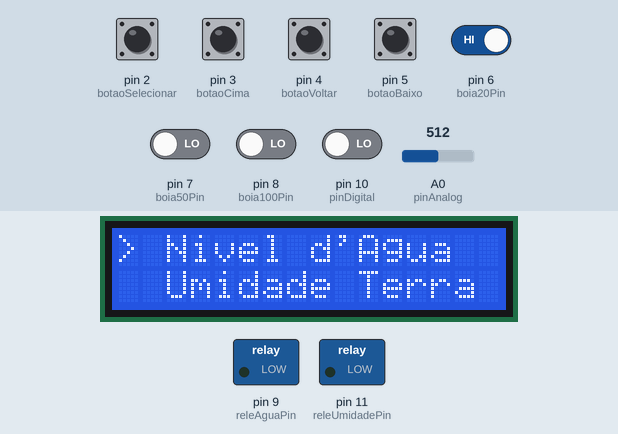
Simulated run of this sketch. Board: Arduino Uno, built with avr-gcc and run on an emulated ATmega328P. Parts: 16×2 character LCD, switched loads named in the sketch (green lamp = pin HIGH). The inputs (shaded band) are chosen by the test bench; at power-on: pin 6 (boia20Pin) HIGH, pin 2 (botaoSelecionar), pin 3 (botaoCima), pin 4 (botaoVoltar), pin 5 (botaoBaixo), pin 7 (boia50Pin), pin 8 (boia100Pin), pin 10 (pinDigital) LOW, A0 (pinAnalog) = 512.

Above: at 5.3 s.
5.4 s: pin 2 (botaoSelecionar) pulled HIGH for 0.15 s
At 6.6 s:
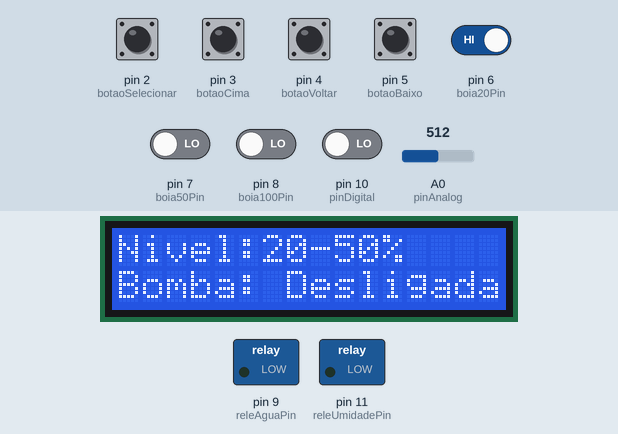
7.0 s: pin 6 (boia20Pin) driven LOW
At 8.3 s:
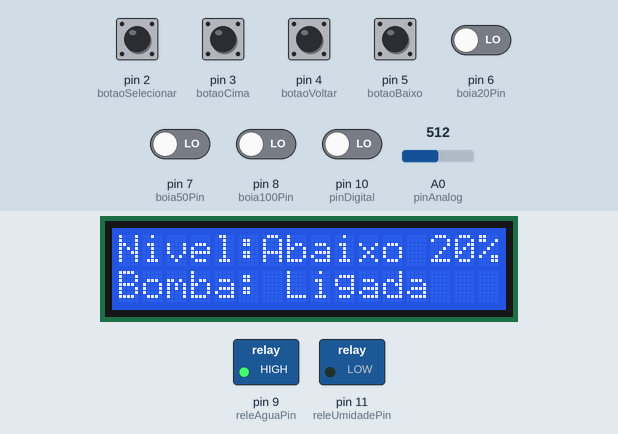
8.6 s: pin 3 (botaoCima) pulled HIGH for 0.15 s
At 9.6 s:
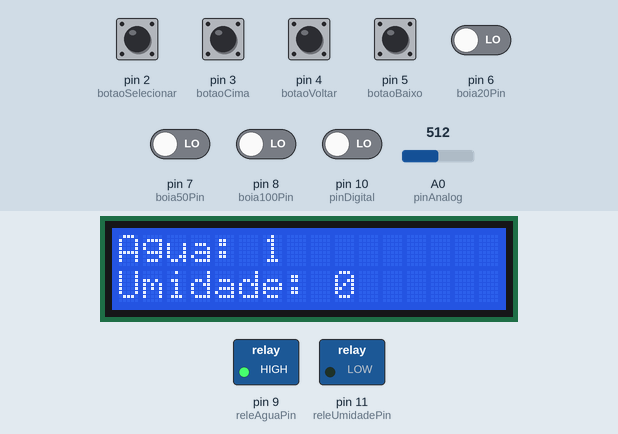
10.6 s: pin 3 (botaoCima) pulled HIGH for 1 s
At 11.8 s:
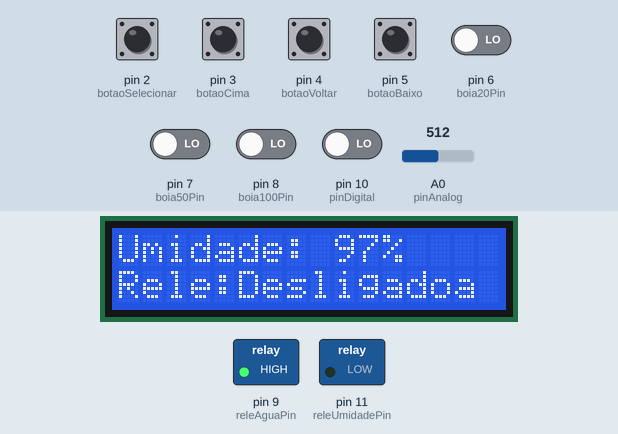
13.1 s: pin 10 (pinDigital) driven HIGH
At 13.4 s:
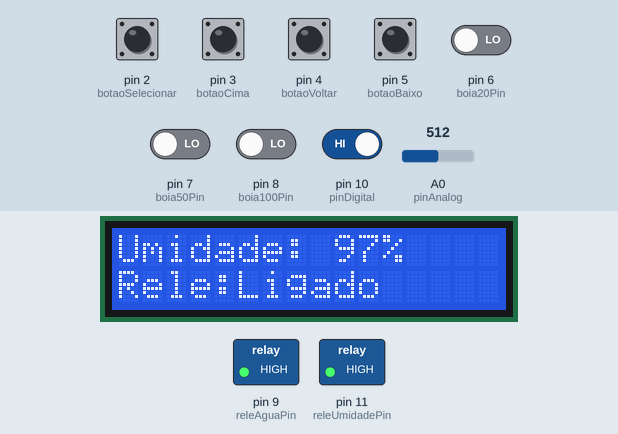
14.6 s: pin 10 (pinDigital) driven LOW
At 16.1 s:
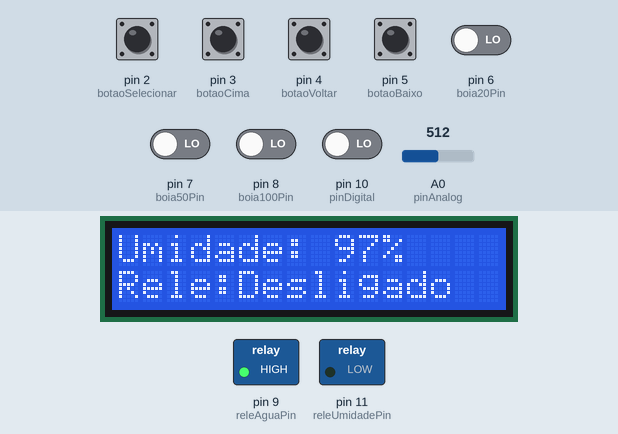
Timing chart, 0 to 17.6 s (numbered marks = the images above; inputs shaded):
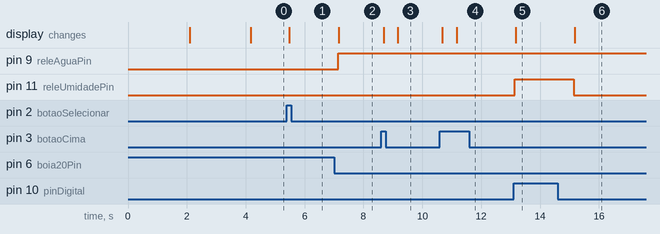

The sketch:

Codigo_completo_FINAL.ino
```cpp
#include <Wire.h>
#include <LiquidCrystal_I2C.h>

// Inicializa o LCD com o endereço I2C (0x27) e dimensões 16x2
LiquidCrystal_I2C lcd(0x27, 16, 2);

// Definição dos pinos para os botões
const int botaoSelecionar = 2;
const int botaoVoltar = 4;
const int botaoCima = 3;
const int botaoBaixo = 5;

// Pinos das boias e do relé
const int boia20Pin = 6;
const int boia50Pin = 7;
const int boia100Pin = 8;
const int releAguaPin = 9;

// Pinos do sensor de umidade e do relé
const int pinDigital = 10;
const int pinAnalog = A0;
const int releUmidadePin = 11;

// Calibração do sensor de umidade
const int valorSeco = 1023;
const int valorUmido = 500;

// Variáveis de controle
float AnalogOutput = 0;
int umidadePercent = 0;
int opcaoMenu = 0;
int estadoMenu = 0;
bool reservatorioCheioInicial = false; // Indica se reservatório já foi verificado

// Variáveis de contagem
unsigned int contagemReleAgua = 0;
unsigned int contagemReleUmidade = 0;

// Definições para o debounce
unsigned long debounceDelay = 50;
unsigned long lastDebounceTime[4] = {0};
int lastButtonState[4] = {LOW, LOW, LOW, LOW};
bool buttonPressedState[4] = {false, false, false, false};

// Variáveis de tempo para atualização automática
unsigned long lastUpdateTime = 0;
unsigned long updateInterval = 1000;

void setup() {
  lcd.init();
  lcd.backlight();

  pinMode(boia20Pin, INPUT);
  pinMode(boia50Pin, INPUT);
  pinMode(boia100Pin, INPUT);
  pinMode(releAguaPin, OUTPUT);
  pinMode(releUmidadePin, OUTPUT);
  pinMode(pinDigital, INPUT);

  pinMode(botaoSelecionar, INPUT);
  pinMode(botaoVoltar, INPUT);
  pinMode(botaoCima, INPUT);
  pinMode(botaoBaixo, INPUT);

  digitalWrite(releAguaPin, LOW);
  digitalWrite(releUmidadePin, LOW);

  lcd.setCursor(0, 0);
  lcd.print("Verificando...");
  delay(2000);

  verificarReservatorioInicial();

  lcd.clear();
  lcd.setCursor(0, 0);
  lcd.print("Bem-vindo");
  lcd.setCursor(0, 1);
  lcd.print("Auto Irrigacao");
  delay(2000);
  lcd.clear();
  mostrarMenu();
}

void loop() {
  if (millis() - lastUpdateTime >= updateInterval) {
    lastUpdateTime = millis();
    atualizarNivelAgua();
    atualizarUmidadeSolo();
    if (estadoMenu == 0) mostrarMenu();
    else if (estadoMenu == 1) {
      if (opcaoMenu == 0) displayNivelAgua();
      else if (opcaoMenu == 1) displayUmidadeSolo();
      else if (opcaoMenu == 2) displayContagemRele();
    }
  }
  if (buttonPressed(botaoCima, 0)) { moverMenu(-1); }
  if (buttonPressed(botaoBaixo, 1)) { moverMenu(1); }
  if (buttonPressed(botaoSelecionar, 2)) { selecionarOpcao(); }
  if (buttonPressed(botaoVoltar, 3)) { if (estadoMenu == 1) voltarMenu(); }
}

void verificarReservatorioInicial() {
  bool boia20State = digitalRead(boia20Pin);
  bool boia100State = digitalRead(boia100Pin);
  if (boia20State == LOW && boia100State == LOW) {
    lcd.setCursor(0, 0);
    lcd.print("Reserv.. vazio");
    lcd.setCursor(0, 1);
    lcd.print("Enchendo...");
    while (digitalRead(boia100Pin) == LOW) {
      digitalWrite(releAguaPin, HIGH);
    }
    digitalWrite(releAguaPin, LOW);
    lcd.clear();
    lcd.print("Reserv.. cheio");
    delay(2000);
  }

  if (digitalRead(boia50Pin) == HIGH) {
    int LeituraSensor = digitalRead(pinDigital);
    digitalWrite(releUmidadePin, LeituraSensor == HIGH ? HIGH : LOW);
  } else {
    digitalWrite(releUmidadePin, LOW);
  }

  reservatorioCheioInicial = true;
}

void atualizarNivelAgua() {
  bool boia20State = digitalRead(boia20Pin);
  bool boia100State = digitalRead(boia100Pin);

  if (boia20State == LOW && boia100State == LOW) {
    if (digitalRead(releAguaPin) == LOW) {
      contagemReleAgua++;
    }
    digitalWrite(releAguaPin, HIGH);
  } else if (boia100State == HIGH) {
    digitalWrite(releAguaPin, LOW);
  }
}

void atualizarUmidadeSolo() {
  AnalogOutput = analogRead(pinAnalog);
  umidadePercent = map(AnalogOutput, valorSeco, valorUmido, 0, 100);
  umidadePercent = constrain(umidadePercent, 0, 100);

  int LeituraSensor = digitalRead(pinDigital);
  if (reservatorioCheioInicial) {
    if (LeituraSensor == HIGH && digitalRead(releUmidadePin) == LOW) {
      contagemReleUmidade++;
    }
    digitalWrite(releUmidadePin, LeituraSensor == HIGH ? HIGH : LOW);
  }
}

void mostrarMenu() {
  lcd.clear();
  if (opcaoMenu == 0) {
    lcd.setCursor(0, 0); lcd.print("> Nivel d'Agua");
    lcd.setCursor(0, 1); lcd.print("  Umidade Terra");
  } else if (opcaoMenu == 1) {
    lcd.setCursor(0, 0); lcd.print("  Nivel d'Agua");
    lcd.setCursor(0, 1); lcd.print("> Umidade Terra");
  } else {
    lcd.setCursor(0, 0); lcd.print("  Umidade Terra");
    lcd.setCursor(0, 1); lcd.print("> Contagem Rele");
  }
}

void selecionarOpcao() {
  lcd.clear();
  estadoMenu = 1;
  if (opcaoMenu == 0) displayNivelAgua();
  else if (opcaoMenu == 1) displayUmidadeSolo();
  else if (opcaoMenu == 2) displayContagemRele();
}

void voltarMenu() {
  lcd.clear(); estadoMenu = 0; mostrarMenu();
}

void displayNivelAgua() {
  lcd.setCursor(0, 0); lcd.print("Nivel:");
  bool boia20State = digitalRead(boia20Pin);
  bool boia50State = digitalRead(boia50Pin);
  bool boia100State = digitalRead(boia100Pin);
  if (boia100State == HIGH) lcd.print("Cheio 100%");
  else if (boia50State == HIGH) lcd.print("50-100%    ");
  else if (boia20State == HIGH) lcd.print("20-50%     ");
  else lcd.print("Abaixo 20%");

  lcd.setCursor(0, 1);
  lcd.print("Bomba: ");
  if (digitalRead(releAguaPin) == HIGH) {
    lcd.print("Ligada   ");
  } else {
    lcd.print("Desligada");
  }
}

void displayUmidadeSolo() {
  lcd.setCursor(0, 0);
  lcd.print("               ");

  lcd.setCursor(0, 0);
  lcd.print("Umidade: ");
  lcd.print(umidadePercent);
  lcd.print("%");

  lcd.setCursor(0, 1);
  lcd.print("Rele:");
  if (digitalRead(pinDigital) == HIGH) lcd.print("Ligado    ");
  else lcd.print("Desligado");
}

void displayContagemRele() {
  lcd.clear();
  lcd.setCursor(0, 0);
  lcd.print("Agua: ");
  lcd.print(contagemReleAgua);

  lcd.setCursor(0, 1);
  lcd.print("Umidade: ");
  lcd.print(contagemReleUmidade);
}

bool buttonPressed(int buttonPin, int buttonIndex) {
  int reading = digitalRead(buttonPin);
  if (reading != lastButtonState[buttonIndex]) {
    lastDebounceTime[buttonIndex] = millis();
  }
  if ((millis() - lastDebounceTime[buttonIndex]) > debounceDelay) {
    if (reading == HIGH && !buttonPressedState[buttonIndex]) {
      buttonPressedState[buttonIndex] = true;
      lastButtonState[buttonIndex] = reading;
      return true;
    } else if (reading == LOW) {
      buttonPressedState[buttonIndex] = false;
    }
  }
  lastButtonState[buttonIndex] = reading;
  return false;
}

void moverMenu(int direcao) {
  opcaoMenu += direcao;
  if (opcaoMenu < 0) opcaoMenu = 2;
  else if (opcaoMenu > 2) opcaoMenu = 0;
  mostrarMenu();
}
```

Measured:
- after the input at 5.4 s, the display: changes after 0.09 s (image 1)
- after the input at 7.0 s, pin 9 (releAguaPin): LOW → HIGH after 0.14 s; the display: changes after 0.17 s (image 2)
- after the input at 8.6 s, the display: first changes after 0.08 s (image 3 shows a later state)
- after the input at 10.6 s, the display: first changes after 0.08 s (image 4 shows a later state)
- after the input at 13.1 s, pin 11 (releUmidadePin): LOW → HIGH at once; the display: changes after 0.08 s (image 5)
- after the input at 14.6 s, pin 11 (releUmidadePin): HIGH → LOW after 0.54 s; the display: changes after 0.58 s (image 6)
